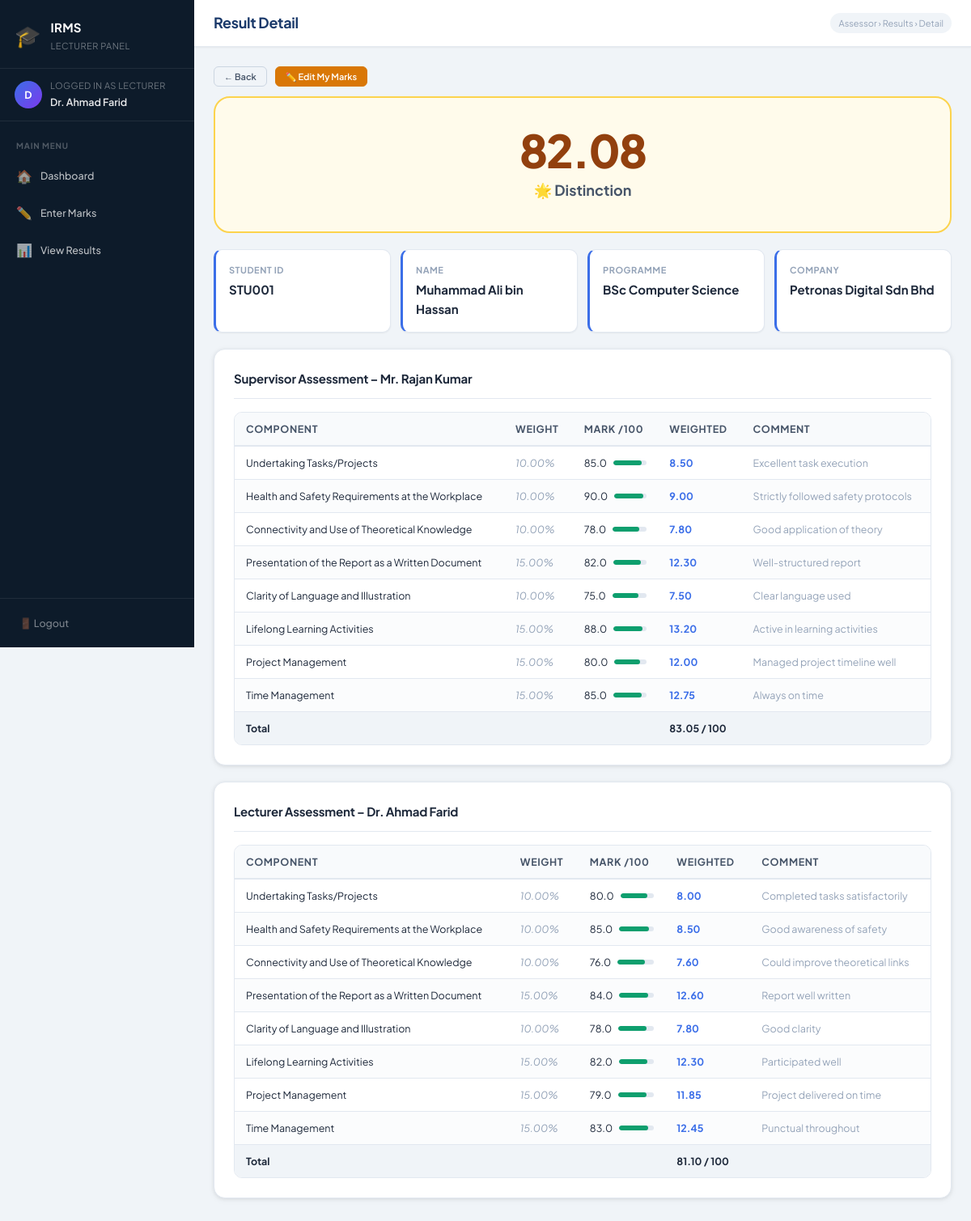
Page /assessor/result_detail.php?iid=100001 (signed in) on the committed database.
### tables this page shows
CREATE TABLE `internship` (
  `internship_id` int NOT NULL,
  `student_id` varchar(20) NOT NULL,
  `lecturer_id` varchar(20) DEFAULT NULL,
  `supervisor_id` varchar(20) DEFAULT NULL,
  `company_id` int DEFAULT NULL,
  `s_marks_id` int DEFAULT NULL,
  `l_marks_id` int DEFAULT NULL,
  `duration` int DEFAULT NULL,
  `average_marks` decimal(6,2) DEFAULT NULL
);

CREATE TABLE `student` (
  `student_id` varchar(20) NOT NULL,
  `student_name` varchar(100) NOT NULL,
  `student_password` varchar(100) NOT NULL,
  `student_email` varchar(100) DEFAULT NULL,
  `programme` varchar(100) DEFAULT NULL
);

CREATE TABLE `company` (
  `company_id` int NOT NULL,
  `company_name` varchar(150) NOT NULL
);

CREATE TABLE `supervisor_marks` (
  `s_marks_id` int NOT NULL,
  `component_id` int NOT NULL,
  `component_mark` decimal(5,2) NOT NULL DEFAULT '0.00',
  `comments` text,
  `total_marks` decimal(6,2) NOT NULL DEFAULT '0.00'
);

CREATE TABLE `component` (
  `component_id` int NOT NULL,
  `component_name` varchar(200) NOT NULL,
  `component_weightage` decimal(5,2) NOT NULL
);

CREATE TABLE `lecturer_marks` (
  `l_marks_id` int NOT NULL,
  `component_id` int NOT NULL,
  `component_mark` decimal(5,2) NOT NULL DEFAULT '0.00',
  `comments` text,
  `total_marks` decimal(6,2) NOT NULL DEFAULT '0.00'
);

### assessor/result_detail.php (the view, shortened to what this page needs)
<?php
require_once "../connection.php";
include "header.php";
$uid  = $_SESSION['user_id'];
$role = $_SESSION['role'];
$iid       = (int)$_GET['iid'];
$colFilter = ($role == 'supervisor') ? 'supervisor_id' : 'lecturer_id';
$sql = "SELECT i.*, s.student_id, s.student_name, s.programme, s.student_email,
               c.company_name, l.lecturer_name, sv.supervisor_name
        FROM internship i
        LEFT JOIN student    s  ON i.student_id    = s.student_id
        LEFT JOIN company    c  ON i.company_id    = c.company_id
        LEFT JOIN lecturer   l  ON i.lecturer_id   = l.lecturer_id
        LEFT JOIN supervisor sv ON i.supervisor_id = sv.supervisor_id
        WHERE i.internship_id = $iid AND i.$colFilter = '$uid'";
$res  = mysqli_query($conn, $sql);
$data = mysqli_fetch_assoc($res);
$supMarks = [];
if ($data['s_marks_id']) {
    $smid  = (int)$data['s_marks_id'];
    $smRes = mysqli_query($conn,
        "SELECT sm.*, comp.component_name, comp.component_weightage
         FROM supervisor_marks sm
         JOIN component comp ON sm.component_id = comp.component_id
         WHERE sm.s_marks_id = $smid ORDER BY comp.component_id");
    while ($r = mysqli_fetch_assoc($smRes)) $supMarks[] = $r;
}
if ($data['l_marks_id']) {
    $lmid  = (int)$data['l_marks_id'];
    $lmRes = mysqli_query($conn,
        "SELECT lm.*, comp.component_name, comp.component_weightage
         FROM lecturer_marks lm
         JOIN component comp ON lm.component_id = comp.component_id
         WHERE lm.l_marks_id = $lmid ORDER BY comp.component_id");
}
$avg        = $data['average_marks'];
$finalClass = 'pass';
$finalLabel = 'Pass';
if ($avg !== null) {
    if ($avg >= 80)     { $finalClass = 'distinction'; $finalLabel = '🌟 Distinction'; }
    elseif ($avg >= 50) { $finalClass = 'pass';        $finalLabel = '✅ Pass'; }
    else                { $finalClass = 'fail';         $finalLabel = '❌ Fail'; }
}
?>
<div class="topbar">
    <h1>Result Detail</h1>
    <span class="breadcrumb">Assessor &rsaquo; Results &rsaquo; Detail</span>
</div>
<div class="page-body">
    <div style="margin-bottom:12px; display:flex; gap:10px;">
        <a href="view_results.php" class="btn btn-outline btn-sm">← Back</a>
        <a href="marks.php?iid=<?= $iid ?>" class="btn btn-warning btn-sm">✏️ Edit My Marks</a>
    </div>
    <?php if ($avg !== null): ?>
    <div class="final-mark-box <?= $finalClass ?>">
        <div class="big-mark"><?= number_format($avg, 2) ?></div>
        <div class="mark-label"><?= $finalLabel ?></div>
    </div>
    <?php else: ?>
    <div class="alert alert-info">Marks have not been fully entered yet.</div>
    <?php endif; ?>
    <div class="result-summary">
        <div class="result-summary-item">
            <div class="label">Student ID</div>
            <div class="value"><?= htmlspecialchars($data['student_id']) ?></div>
        </div>
        <div class="result-summary-item">
            <div class="label">Name</div>
            <div class="value"><?= htmlspecialchars($data['student_name']) ?></div>
        </div>
        <div class="result-summary-item">
            <div class="label">Programme</div>
            <div class="value"><?= htmlspecialchars($data['programme']) ?></div>
        </div>
        <div class="result-summary-item">
            <div class="label">Company</div>
            <div class="value"><?= htmlspecialchars($data['company_name'] ?? '—') ?></div>
        </div>
    </div>
    <?php
    function renderMarksTable($marksArray, $title) {
        echo "<div class='card'>";
        echo "<div class='card-title'>$title</div>";
        if (empty($marksArray)) {
            echo "<p class='text-muted'>No marks entered yet.</p>";
        } else {
            echo "<div class='table-wrap'><table class='marks-table'>";
            echo "<thead><tr><th>Component</th><th>Weight</th><th>Mark /100</th><th>Weighted</th><th>Comment</th></tr></thead>";
            echo "<tbody>";
            $total = 0;
            foreach ($marksArray as $m) {
                $total += $m['total_marks'];
                $mark  = (float)$m['component_mark'];
                $barColour = $mark >= 70 ? 'green' : ($mark >= 50 ? 'orange' : 'red');
                echo "<tr>";
                echo "<td>".htmlspecialchars($m['component_name'])."</td>";
                echo "<td class='weight-cell'>".$m['component_weightage']."%</td>";
                echo "<td>
                        <div class='mark-bar-wrap'>
                            <span>".number_format($mark,1)."</span>
                            <div class='mark-bar'>
                                <div class='mark-bar-fill $barColour' style='width:".min($mark,100)."%'></div>
                            </div>
                        </div>
                      </td>";
                echo "<td class='total-cell'>".number_format($m['total_marks'],2)."</td>";
                echo "<td class='text-muted'>".htmlspecialchars($m['comments'] ?? '')."</td>";
                echo "</tr>";
            }
            echo "<tr style='background:#f0f4f8; font-weight:700;'>
                    <td colspan='3'>Total</td>
                    <td colspan='2'>".number_format($total,2)." / 100</td>
                  </tr>";
            echo "</tbody></table></div>";
        }
        echo "</div>";
    }
    renderMarksTable($supMarks, "Supervisor Assessment – " . htmlspecialchars($data['supervisor_name'] ?? '—'));
    ?>
</div>
<?php include "footer.php"; ?>

### rows in the picture
internship: average_marks "82.08", average_marks "🌟 Distinction", student.student_id "STU001", student.student_name "Muhammad Ali bin Hassan", student.programme "BSc Computer Science", company.company_name "Petronas Digital Sdn Bhd"
supervisor_marks: component.component_name "Undertaking Tasks/Projects", component.component_weightage "10.00", component_mark "85.0", total_marks "8.50", comments "Excellent task execution"
supervisor_marks: component.component_name "Health and Safety Requirements at the Workplace", component.component_weightage "10.00", component_mark "90.0", total_marks "9.00", comments "Strictly followed safety protocols"
supervisor_marks: component.component_name "Connectivity and Use of Theoretical Knowledge", component.component_weightage "10.00", component_mark "78.0", total_marks "7.80", comments "Good application of theory"
supervisor_marks: component.component_name "Presentation of the Report as a Written Document", component.component_weightage "15.00", component_mark "82.0", total_marks "12.30", comments "Well-structured report"
supervisor_marks: component.component_name "Clarity of Language and Illustration", component.component_weightage "10.00", component_mark "75.0", total_marks "7.50", comments "Clear language used"
supervisor_marks: component.component_name "Lifelong Learning Activities", component.component_weightage "15.00", component_mark "88.0", total_marks "13.20", comments "Active in learning activities"
supervisor_marks: component.component_name "Project Management", component.component_weightage "15.00", component_mark "80.0", total_marks "12.00", comments "Managed project timeline well"
supervisor_marks: component.component_name "Time Management", component.component_weightage "15.00", component_mark "85.0", total_marks "12.75", comments "Always on time"
lecturer_marks: component.component_name "Undertaking Tasks/Projects", component.component_weightage "10.00", component_mark "80.0", total_marks "8.00", comments "Completed tasks satisfactorily"
lecturer_marks: component.component_name "Health and Safety Requirements at the Workplace", component.component_weightage "10.00", component_mark "85.0", total_marks "8.50", comments "Good awareness of safety"
lecturer_marks: component.component_name "Connectivity and Use of Theoretical Knowledge", component.component_weightage "10.00", component_mark "76.0", total_marks "7.60", comments "Could improve theoretical links"
lecturer_marks: component.component_name "Presentation of the Report as a Written Document", component.component_weightage "15.00", component_mark "84.0", total_marks "12.60", comments "Report well written"
lecturer_marks: component.component_name "Clarity of Language and Illustration", component.component_weightage "10.00", component_mark "78.0", total_marks "7.80", comments "Good clarity"
lecturer_marks: component.component_name "Lifelong Learning Activities", component.component_weightage "15.00", component_mark "82.0", total_marks "12.30", comments "Participated well"
lecturer_marks: component.component_name "Project Management", component.component_weightage "15.00", component_mark "79.0", total_marks "11.85", comments "Project delivered on time"
lecturer_marks: component.component_name "Time Management", component.component_weightage "15.00", component_mark "83.0", total_marks "12.45", comments "Punctual throughout"

### other values in the picture
$assessorRole "LECTURER"
$initials "D"
$_SESSION['name'] "Dr. Ahmad Farid"
$title "Supervisor Assessment – Mr. Rajan Kumar Lecturer Assessment – Dr. Ahmad Farid"
$total "83.05 81.10"
